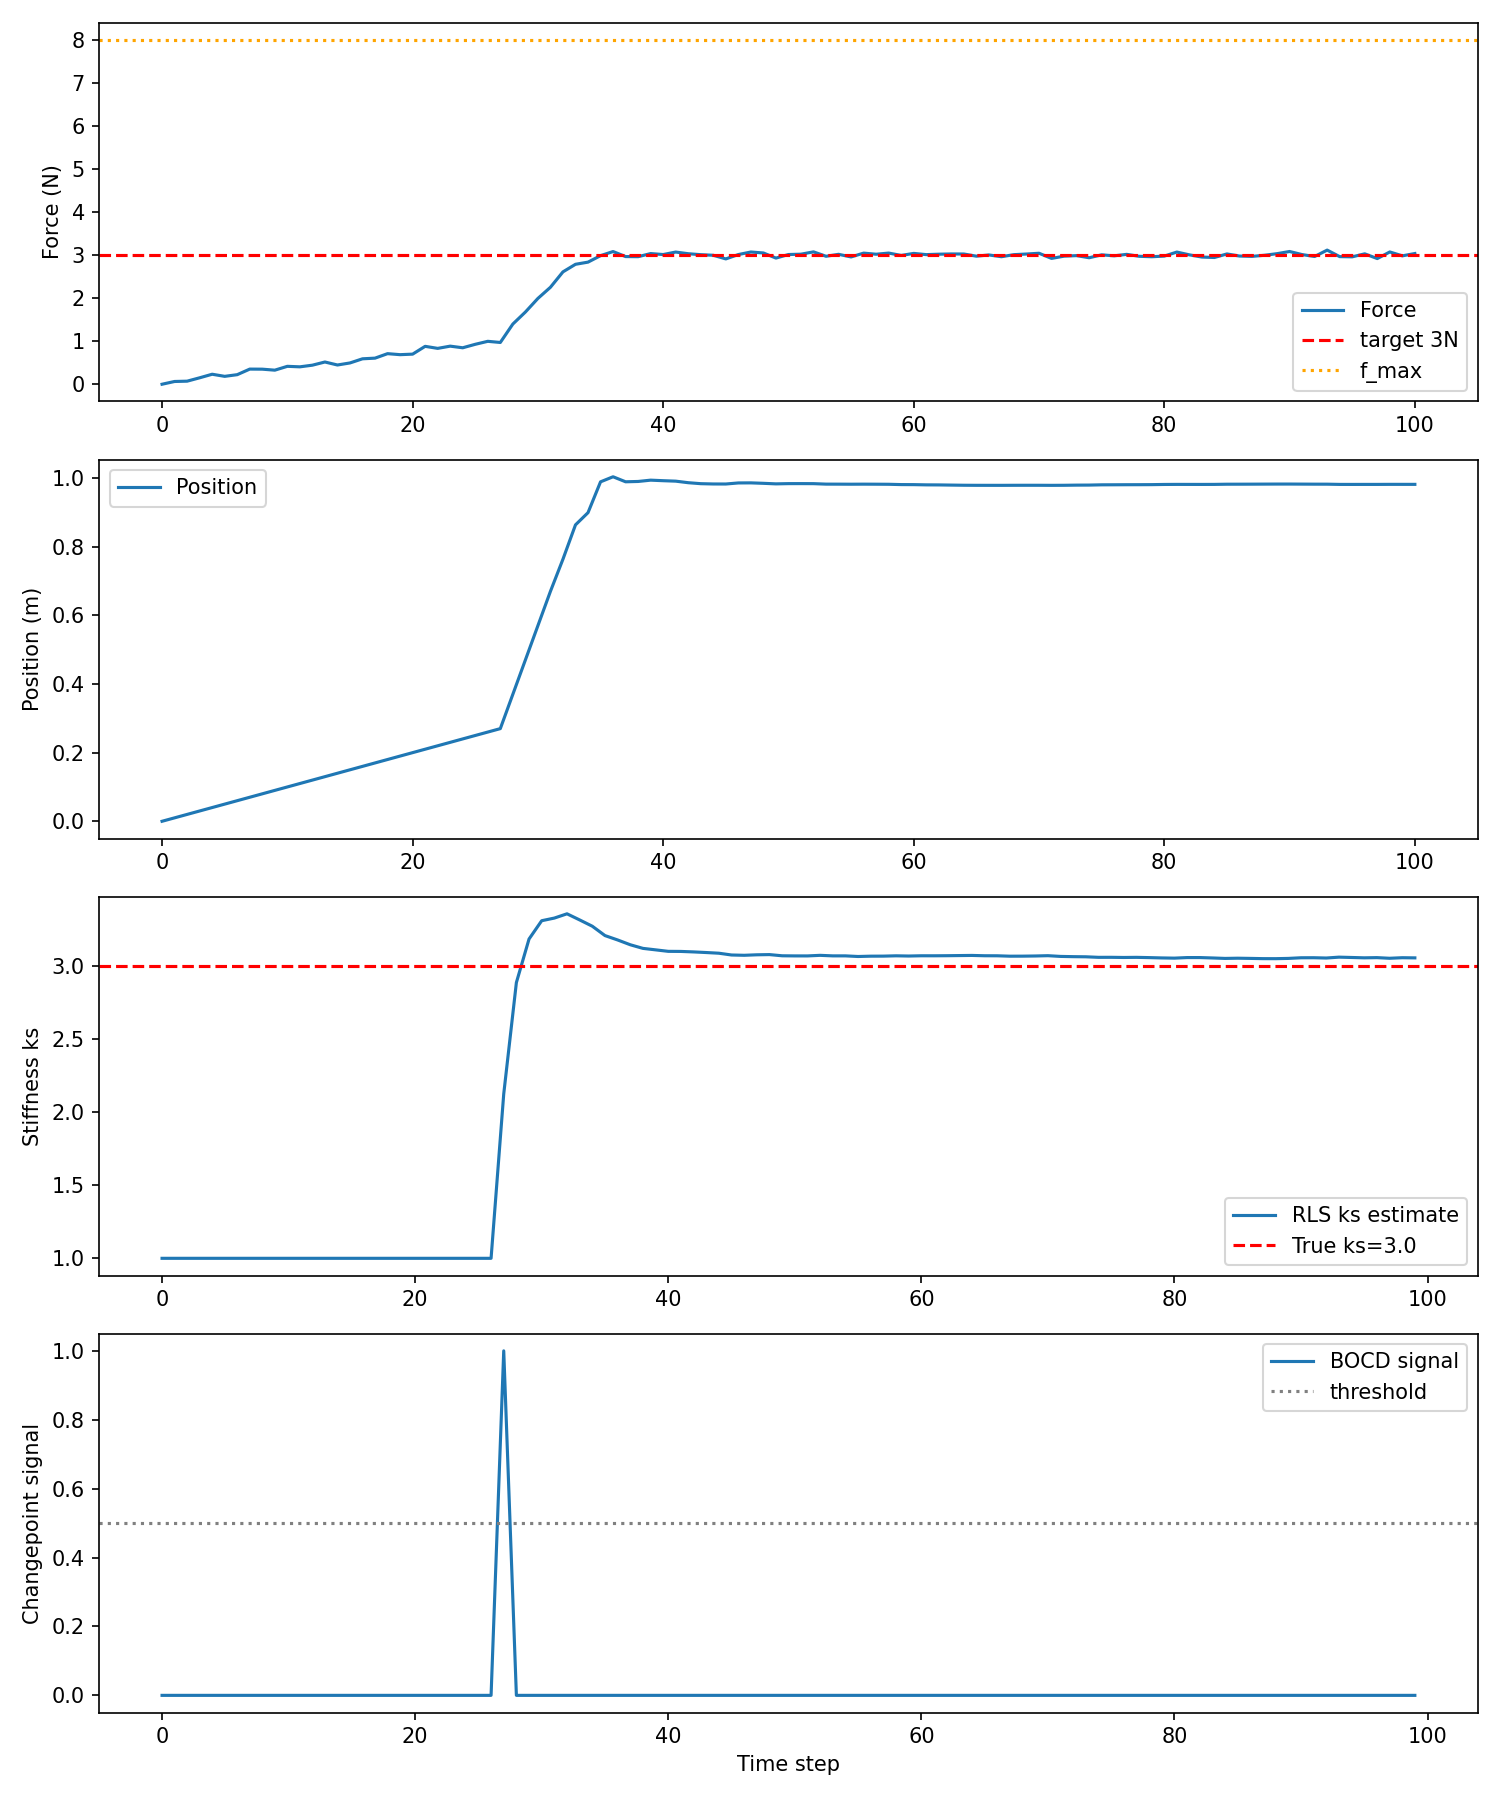

The Python source for this figure:
import matplotlib
matplotlib.use('Agg')
import numpy as np
import matplotlib.pyplot as plt
from scipy.optimize import minimize
from sklearn.gaussian_process import GaussianProcessRegressor
from sklearn.gaussian_process.kernels import RBF, WhiteKernel
from scipy.stats import t as student_t

# ══════════════════════════════════════════════════════
# 真实系统
# ══════════════════════════════════════════════════════
np.random.seed(42)
dt      = 0.1
ks_true = 3.0

def true_force(p):
    return ks_true * p + 0.3 * np.sin(3 * p)

# ══════════════════════════════════════════════════════
# BOCD 模块（和之前一样）
# ══════════════════════════════════════════════════════
class BOCD:
    def __init__(self, hazard=0.1, mu0=0.2, kappa0=1.0, alpha0=2.0, beta0=1.0):
        self.h      = hazard
        self.mu0    = mu0
        self.kappa0 = kappa0
        self.alpha0 = alpha0
        self.beta0  = beta0
        self.mu     = np.array([mu0])
        self.kappa  = np.array([kappa0])
        self.alpha  = np.array([alpha0])
        self.beta   = np.array([beta0])
        self.R      = np.array([1.0])
        self.prev_mode_r = 0

    def update(self, x):
        df    = 2 * self.alpha
        scale = np.maximum(np.sqrt(self.beta * (self.kappa + 1) /
                                   (self.alpha * self.kappa)), 1e-10)
        log_pi = np.clip(student_t.logpdf(x, df=df, loc=self.mu, scale=scale), -50, 50)
        pi     = np.exp(log_pi)

        R_new     = np.empty(len(self.R) + 1)
        R_new[0]  = np.sum(self.R * pi) * self.h
        R_new[1:] = self.R * pi * (1 - self.h)
        total     = R_new.sum()
        R_new     = R_new / total if total > 0 else np.array([1.0] + [0.0]*len(self.R))
        self.R    = R_new

        mode_r   = np.argmax(R_new)
        drop     = max(0, self.prev_mode_r - mode_r)
        signal   = drop / max(1, self.prev_mode_r)
        self.prev_mode_r = mode_r

        kappa_new = self.kappa + 1
        mu_new    = (self.kappa * self.mu + x) / kappa_new
        alpha_new = self.alpha + 0.5
        beta_new  = self.beta + self.kappa * (x - self.mu)**2 / (2 * kappa_new)
        self.mu    = np.append([self.mu0],    mu_new)
        self.kappa = np.append([self.kappa0], kappa_new)
        self.alpha = np.append([self.alpha0], alpha_new)
        self.beta  = np.append([self.beta0],  beta_new)

        return signal

# ══════════════════════════════════════════════════════
# RLS 模块（和之前一样）
# ══════════════════════════════════════════════════════
class RLS:
    def __init__(self, lambda_f=0.95, theta0=1.0, P0=10.0):
        self.lam   = lambda_f
        self.theta = theta0
        self.P     = P0

    def update(self, phi, y):
        e          = y - phi * self.theta
        K          = self.P * phi / (self.lam + phi**2 * self.P)
        self.theta = self.theta + K * e
        self.P     = (1 / self.lam) * (self.P - K * phi * self.P)
        return self.theta

# ══════════════════════════════════════════════════════
# GPR 模块（和之前一样）
# ══════════════════════════════════════════════════════
class GPRModel:
    def __init__(self):
        kernel   = RBF(length_scale=1.0, length_scale_bounds=(1e-2, 10.0)) + \
                   WhiteKernel(noise_level=0.1, noise_level_bounds=(1e-5, 1.0))
        self.gpr = GaussianProcessRegressor(kernel=kernel, n_restarts_optimizer=3,
                                             normalize_y=True, alpha=1e-6)
        self.X      = []
        self.y      = []
        self.fitted = False

    def add_data(self, p, f):
        self.X.append([p])
        self.y.append(f)

    def fit(self):
        if len(self.X) >= 5:
            self.gpr.fit(np.array(self.X), np.array(self.y))
            self.fitted = True

    def predict(self, p):
        if not self.fitted:
            return None, None
        mu, sigma = self.gpr.predict([[p]], return_std=True)
        return float(mu[0]), float(sigma[0])

# ══════════════════════════════════════════════════════
# 非线性 MPC 模块（新）
# ══════════════════════════════════════════════════════
def run_mpc_nonlinear(x_cur, gpr_model, ks_fallback, sigma=0.0, N=10, dt=0.1):
    """
    x_cur       : 当前状态 [position, force]
    gpr_model   : GPR 模型，用于预测力
    ks_fallback : GPR 不可用时的降级刚度估计（RLS 提供）
    sigma       : GPR 预测标准差，用于收紧约束
    """
    Q     = np.diag([1.0, 10.0])
    R_mat = 0.1
    x_ref = np.array([1.0, 3.0])
    f_max = 8.0 - 2.0 * sigma
    f_min = 0.0
    v_max = 1.0
    v_min = -1.0

    # ── 预测模型 ──────────────────────────────────────
    def predict_next(p_cur, f_cur, v):
        """用 GPR 预测下一步状态，GPR 不可用时降级为线性模型"""
        p_next = p_cur + dt * v
        mu, _ = gpr_model.predict(p_next)
        if mu is None:
            # 降级：用 RLS 刚度线性预测
            f_next = f_cur + ks_fallback * dt * v
        else:
            f_next = mu
        return np.array([p_next, f_next])

    # ── 代价函数 ──────────────────────────────────────
    def cost_fn(u_flat):
        u_seq = u_flat.reshape(N)
        x     = x_cur.copy()
        total_cost = 0.0
        for k in range(N):
            err = x - x_ref
            total_cost += err @ Q @ err + R_mat * u_seq[k]**2
            x = predict_next(x[0], x[1], u_seq[k])
        # 终端代价
        total_cost += (x - x_ref) @ Q @ (x - x_ref)
        return total_cost

    # ── 约束 ─────────────────────────────────────────
    constraints = []
    def force_constraint_k(k):
        def fn(u_flat):
            u_seq = u_flat.reshape(N)
            x = x_cur.copy()
            for i in range(k + 1):
                x = predict_next(x[0], x[1], u_seq[i])
            return f_max - x[1]   # f_max - f >= 0
        return fn

    def force_min_constraint_k(k):
        def fn(u_flat):
            u_seq = u_flat.reshape(N)
            x = x_cur.copy()
            for i in range(k + 1):
                x = predict_next(x[0], x[1], u_seq[i])
            return x[1] - f_min   # f - f_min >= 0
        return fn

    for k in range(N):
        constraints.append({'type': 'ineq', 'fun': force_constraint_k(k)})
        constraints.append({'type': 'ineq', 'fun': force_min_constraint_k(k)})

    # ── 求解 ─────────────────────────────────────────
    u0     = np.zeros(N)
    bounds = [(v_min, v_max)] * N

    result = minimize(cost_fn, u0, method='SLSQP',
                      bounds=bounds,
                      constraints=constraints,
                      options={'maxiter': 50, 'ftol': 1e-4})

    if result.success:
        return float(result.x[0])
    else:
        return 0.0

# ══════════════════════════════════════════════════════
# 主仿真
# ══════════════════════════════════════════════════════
T_sim = 100
x_cur = np.array([0.0, 0.0])
taut  = False

bocd = BOCD(hazard=0.1, mu0=0.1)
rls  = RLS(lambda_f=0.95, theta0=1.0, P0=10.0)
gpr  = GPRModel()

history_x      = [x_cur.copy()]
history_u      = []
history_ks     = []
history_signal = []

for t in range(T_sim):
    f_cur  = x_cur[1]
    signal = bocd.update(f_cur)
    history_signal.append(signal)

    if not taut and signal > 0.5:
        taut = True
        print(f"Step {t}: 检测到绷直！")

    if not taut:
        u = 0.1
    else:
        p_cur  = x_cur[0]
        ks_est = rls.update(p_cur, f_cur)
        ks_est = np.clip(ks_est, 0.1, 10.0)

        gpr.add_data(p_cur, f_cur)
        gpr.fit()

        _, sigma = gpr.predict(p_cur)
        sigma    = sigma if sigma is not None else 0.0

        u = run_mpc_nonlinear(x_cur, gpr, ks_est, sigma=sigma)

    history_ks.append(rls.theta)
    history_u.append(u)

    p_next = x_cur[0] + dt * u
    f_next = true_force(p_next) + np.random.normal(0, 0.05)
    x_cur  = np.array([p_next, f_next])
    history_x.append(x_cur.copy())

# ══════════════════════════════════════════════════════
# 画图
# ══════════════════════════════════════════════════════
history_x  = np.array(history_x)
history_ks = np.array(history_ks)

fig, axes = plt.subplots(4, 1, figsize=(10, 12))

axes[0].plot(history_x[:, 1], label='Force')
axes[0].axhline(3.0, color='r', linestyle='--', label='target 3N')
axes[0].axhline(8.0, color='orange', linestyle=':', label='f_max')
axes[0].set_ylabel('Force (N)')
axes[0].legend()

axes[1].plot(history_x[:, 0], label='Position')
axes[1].set_ylabel('Position (m)')
axes[1].legend()

axes[2].plot(history_ks, label='RLS ks estimate')
axes[2].axhline(ks_true, color='r', linestyle='--', label=f'True ks={ks_true}')
axes[2].set_ylabel('Stiffness ks')
axes[2].legend()

axes[3].plot(history_signal, label='BOCD signal')
axes[3].axhline(0.5, color='gray', linestyle=':', label='threshold')
axes[3].set_ylabel('Changepoint signal')
axes[3].set_xlabel('Time step')
axes[3].legend()

plt.tight_layout()
plt.savefig('integrated_sim.png', dpi=150)
print("done")
